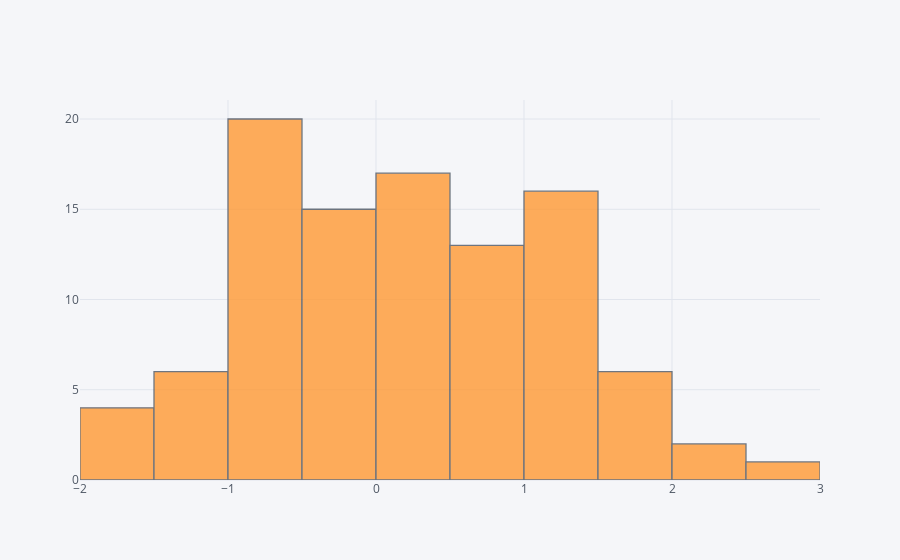

Write notebook code for a chart like this one.
### Markdown cell above
## `kind='hist'`

### Code cell
df1['A'].iplot(kind='hist')

### Figure 1 — Plotly figure (JSON) as saved in the notebook; plotly's stock layout.template omitted (floating-point values rounded to 4 significant figures)
{"data": [{"histfunc": "count", "histnorm": "", "marker": {"color": "rgba(255, 153, 51, 1.0)", "line": {"color": "#4D5663", "width": 1.3}}, "name": "A", "opacity": 0.8, "orientation": "v", "type": "histogram", "x": [1.001, -0.56, 0.1052, 1.258, 0.5519, -0.4837, -0.5228, -0.5957, 0.6036, -1.911, 1.295, 1.234, 2.03, 1.534, -1.03, -1.145, 0.5504, 0.07044, -0.2832, 0.0007461, 1.462, 1.977, -0.7587, 0.7534, -0.5122, -0.6337, 0.0161, -0.7402, -0.998, -0.4561, -1.019, -0.1201, 1.025, -0.9862, 0.6584, -0.8844, 2.594, 0.4732, -0.6772, 0.5944, 0.6636, -0.4048, 0.3093, -0.214, 1.082, -0.697, -0.7079, 0.3338, 0.8028, -0.6179, 0.772, 0.1373, 0.03944, -0.2828, 0.1356, 1.447, 1.062, 2.384, 0.3094, -0.7332, -0.3028, 1.956, -0.1681, -0.4851, -0.5014, -0.7317, 0.1383, 0.6214, -0.3071, 1.179, 1.274, 1.573, -1.827, -0.02495, 1.012, 0.7531, 0.03202, 1.046, -0.9724, -0.7733, 0.5966, -1.102, 0.2434, 1.59, -1.599, 1.174, -0.6143, -0.09101, -1.475, -0.1528, 1.476, -1.595, 0.7654, 1.232, 1.732, 0.07332, 0.04875, -0.3167, 0.4336, -1.386]}], "layout": {"barmode": "overlay", "legend": {"bgcolor": "#F5F6F9", "font": {"color": "#4D5663"}}, "paper_bgcolor": "#F5F6F9", "plot_bgcolor": "#F5F6F9", "titlefont": {"color": "#4D5663"}, "xaxis1": {"gridcolor": "#E1E5ED", "showgrid": true, "tickfont": {"color": "#4D5663"}, "title": "", "titlefont": {"color": "#4D5663"}, "zerolinecolor": "#E1E5ED"}, "yaxis1": {"gridcolor": "#E1E5ED", "showgrid": true, "tickfont": {"color": "#4D5663"}, "title": "", "titlefont": {"color": "#4D5663"}, "zerolinecolor": "#E1E5ED"}}}
